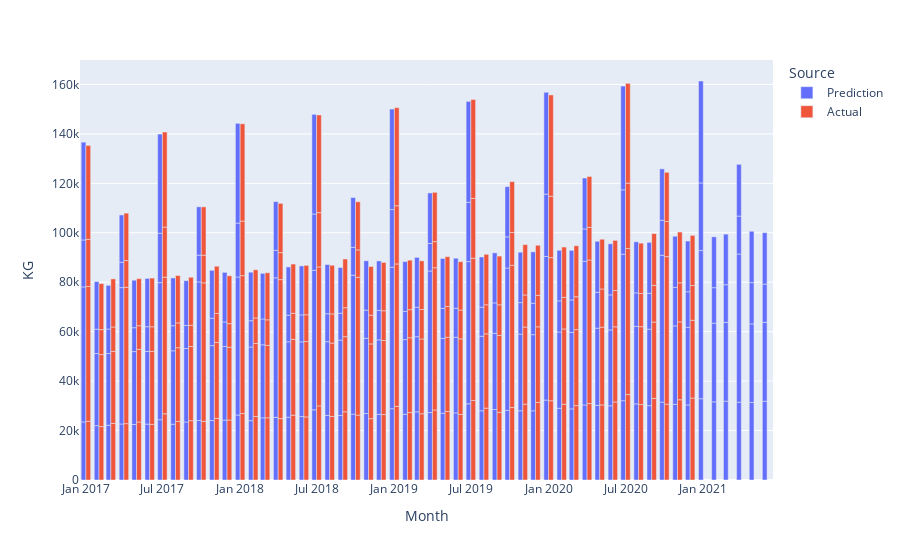

The notebook cell saved with this chart:
### Markdown cell above
### Extrapolated Forecasting

### Code cell
dff = make_forcast(model, df, window=36, qty=qty, projection=6, groupby='primary_flavor', item='Ginger Lime', time_delta_previous=48)
px.bar(dff, x='Month', y='KG', color='Source', barmode='group')

### Figure 1 — Plotly figure (JSON) as saved in the notebook; plotly's stock layout.template omitted (floating-point values rounded to 4 significant figures; data arrays with more than 128 entries replaced by an {"elided": "..."} marker saying what was removed)
{"data": [{"alignmentgroup": "True", "hovertemplate": "Source=Prediction<br>Month=%{x}<br>KG=%{y}<extra></extra>", "legendgroup": "Prediction", "marker": {"color": "#636efa", "pattern": {"shape": ""}}, "name": "Prediction", "offsetgroup": "Prediction", "orientation": "v", "showlegend": true, "textposition": "auto", "type": "bar", "x": {"elided": "216 str values"}, "xaxis": "x", "y": {"elided": "216 float values"}, "yaxis": "y"}, {"alignmentgroup": "True", "hovertemplate": "Source=Actual<br>Month=%{x}<br>KG=%{y}<extra></extra>", "legendgroup": "Actual", "marker": {"color": "#EF553B", "pattern": {"shape": ""}}, "name": "Actual", "offsetgroup": "Actual", "orientation": "v", "showlegend": true, "textposition": "auto", "type": "bar", "x": {"elided": "216 str values"}, "xaxis": "x", "y": {"elided": "216 float values"}, "yaxis": "y"}], "layout": {"autosize": true, "barmode": "group", "legend": {"title": {"text": "Source"}, "tracegroupgap": 0}, "margin": {"t": 60}, "xaxis": {"anchor": "y", "autorange": true, "domain": [0, 1], "range": ["2016-12-18", "2021-06-15"], "title": {"text": "Month"}, "type": "date"}, "yaxis": {"anchor": "x", "autorange": true, "domain": [0, 1], "range": [0, 169900.0], "title": {"text": "KG"}, "type": "linear"}}}
